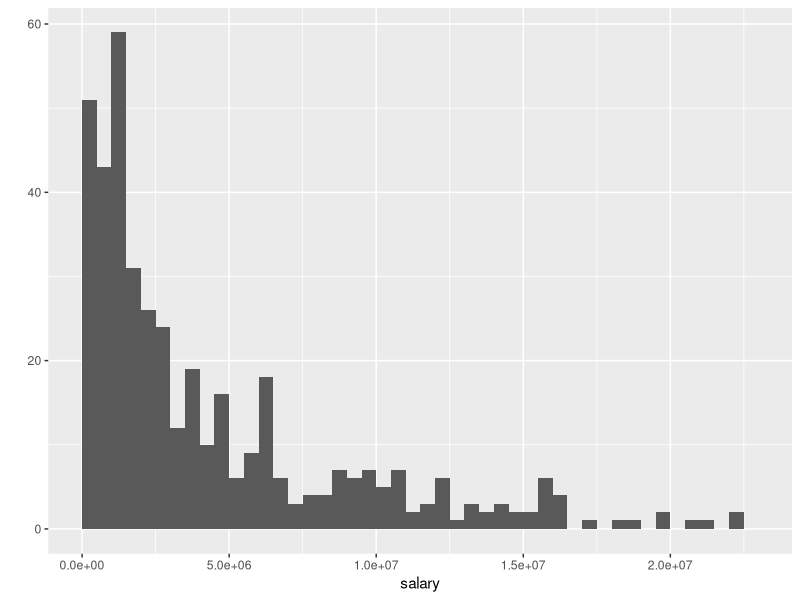
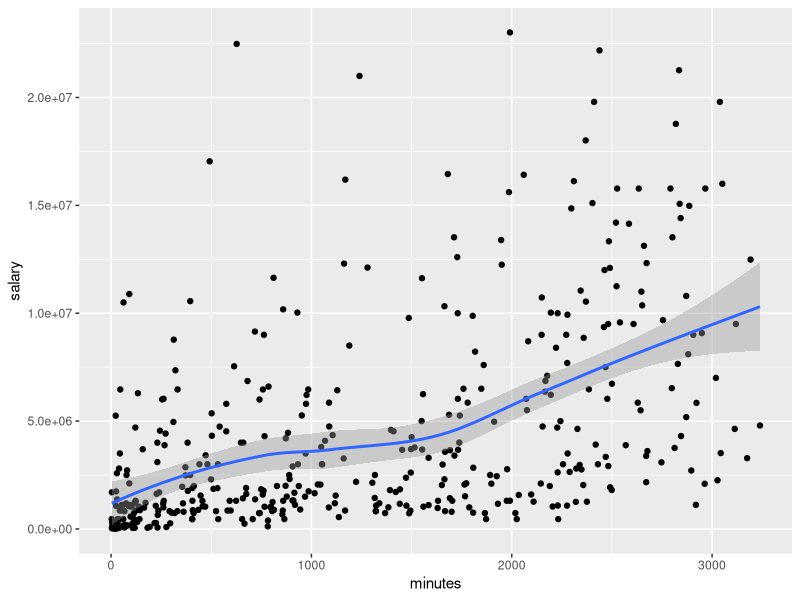
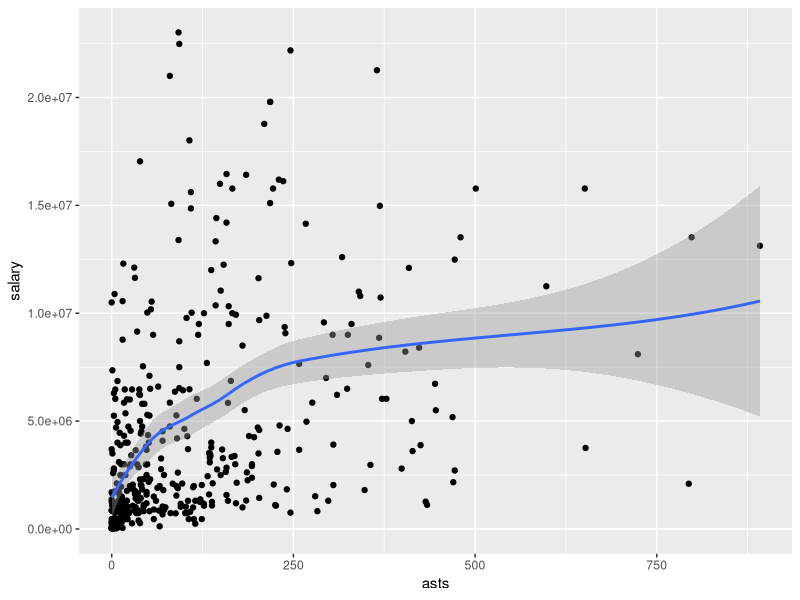
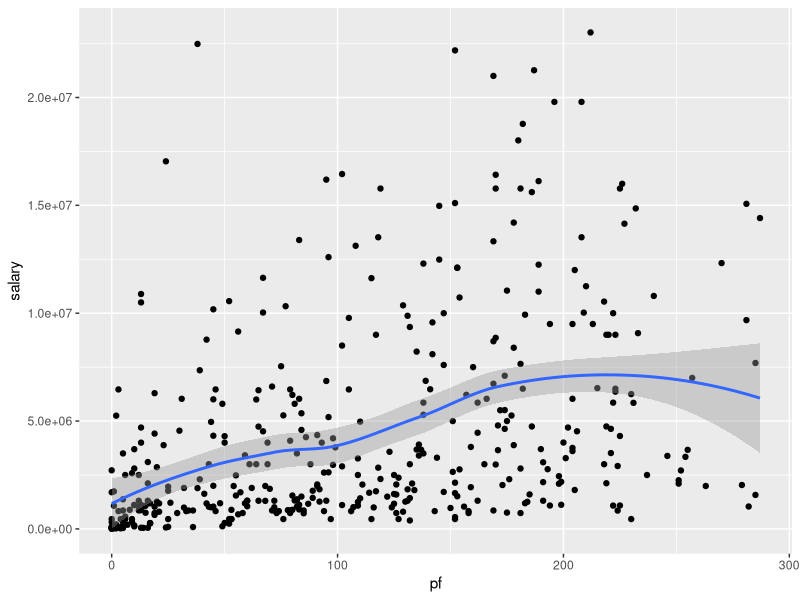
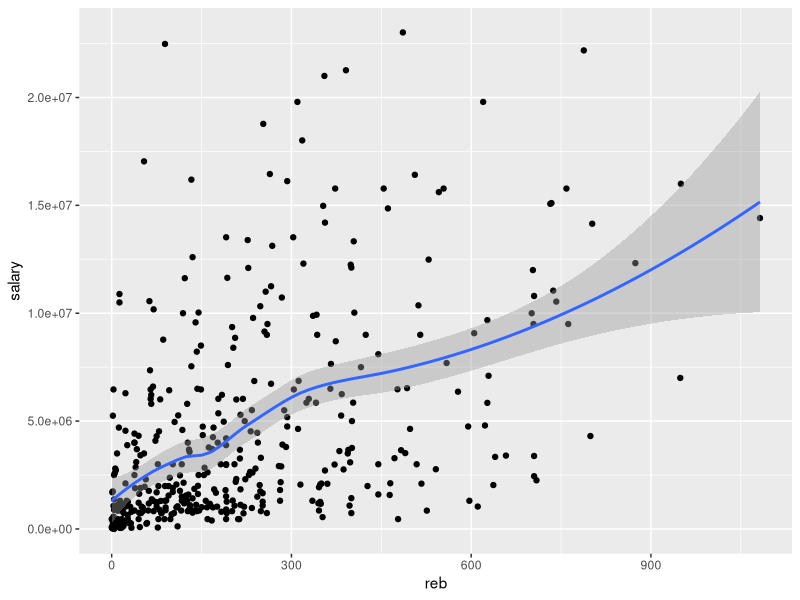
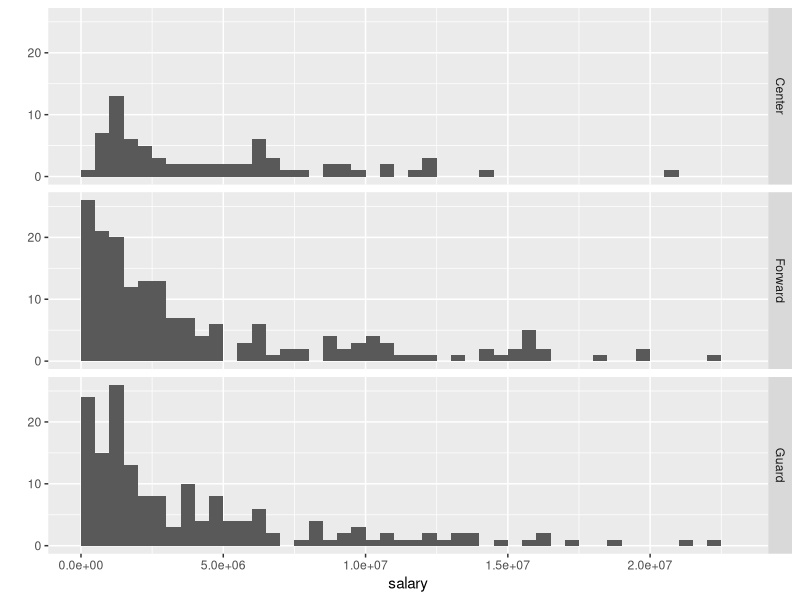
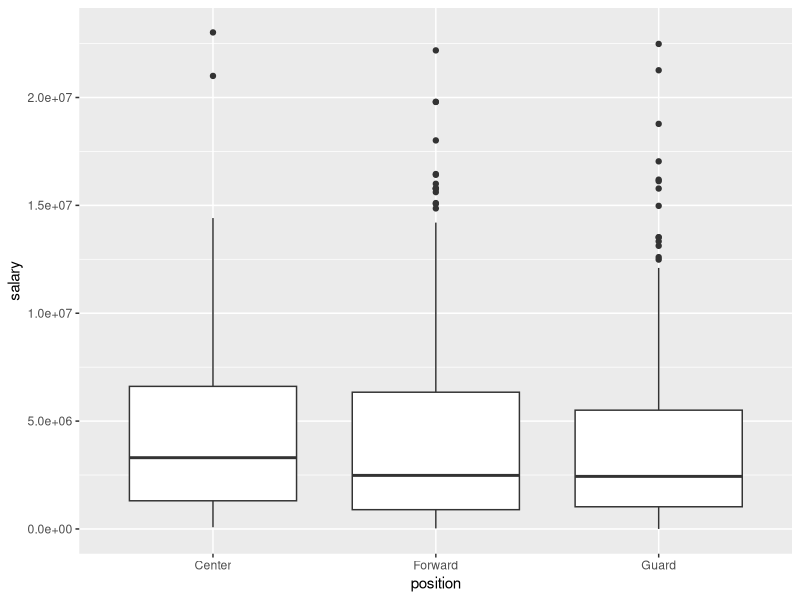
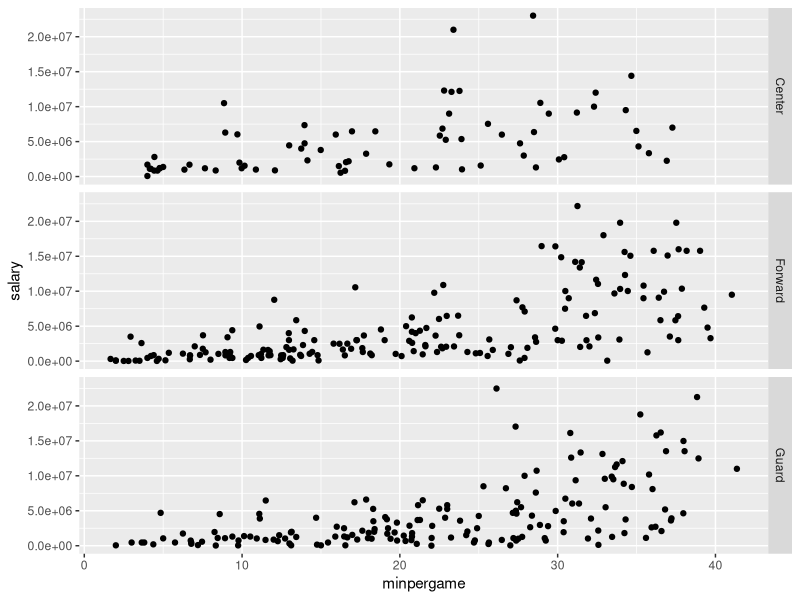

Reproduce these figures in R, in order.
 #Load  data, the 'bb-2009-all-correct TOT calculated.csv' is the one no duplicats, just 408 observation with 2 players have two position in total
bb<-read.csv('bb-2009-all-correct.csv')

#Generate_Statistics
fgprct<-bb$fgm/bb$fga
ftprct<-bb$ftm/bb$fga
tpprct<-bb$tpm/bb$tpa
minpergame<-bb$minutes/bb$gp

tpmpergame<-bb$tpm/bb$gp

fgmpergame<-bb$fgm/bb$gp


#Summary
summary(bb)


library(ggplot2)
## Initial Exploration Plots
qplot(bb$salary,data=bb,geom="histogram",xlab="salary",breaks=seq(0,23000000,500000))
#As expected, the salary histogram is severely skewed to the right. The range of salaries is very large, and often there are only a few key players to a team
qplot(minutes, salary, data = bb, geom = c('point', 'smooth'))
#Here we will start to see a trend that is common throughout this dataset, which is high variance.  The increase in salary as a function of the minutes played is true on average, but very uncertain for prediction.  It is important to note that the corelation is linear.
qplot(asts, salary, data = bb, geom = c('point', 'smooth'))
#This plot exposes a high density of players with fewer assists.  It appears that there is a strong positive correlation when assists are fewer than 200.  After this point the variance increases greatly and correlation is decreased to almost zero.  This makes intuitive sense, because the less dominate players will likely get paid more if they are good support for the higher paid players. Likewise, higher paid players generally should be scoring points and having fewer assists.  This is shown by the triangular shape of the scatterplot.  
qplot(pf, salary, data = bb, geom = c('point', 'smooth'))
#Since some personal fouls can be strategic and others are mistakes of tempermental players, it is not surprising that this data has a large variace. Since some positions might have more strategic reason to foul, it may be interesting to observe this plot seperated by possition type. 
qplot(reb, salary, data = bb, geom = c('point', 'smooth'))
#Once again, this statistic is very dependent on the position.  Although we see a possitive correlation here, we expect that the possition specific plots will be more clear.

## Plots by position
qplot(bb$salary,data=bb,geom="histogram",xlab="salary",breaks=seq(0,23000000,500000),facets = position~.)
qplot(position, salary,data=bb,geom="boxplot")
qplot(minpergame, salary, data = bb,facets = position~.)
#accross all of the positions we see a general increasing increase in salary as minutes per game increases.  The most sensitive position is guard.  It is possible that the reason for this is that guards who can stay in a game longer are more valuable.  Endurance may not be as important for a player that moves less, like the center.
qplot(asts, salary, data = bb,facets = position~.)
#The first thing we see here is that salary is clearly possitively correlated to assists.  The second attention grabbing detail is the likelihood of guards to have more assists than the other two possitions.  Third, it appears that there are two groups of centers.  The reason for this split is not very clear. Finally, there exists one forward who is a clear outlier for the number of assists he makes.  If the value of a player is well represented by this correlation, perhaps scouts should seek out this player.
qplot(reb, salary, data = bb, facets = position~.)
#It is clear that forwards and centers have the highest frequency of players with lots of rebounds.  The correlation amongst all possitions is similar and not very strong.

## plots by team
qplot(minutes, salary, data = bb, geom = c('point', 'smooth'), facets=~team)
qplot(pts, salary, data = bb, geom = c('point', 'smooth'), facets=~team)
qplot(fgm/fga, salary, data = bb, geom = c('point', 'smooth'), facets=~team)
qplot(reb, salary, data = bb, geom = c('point', 'smooth'), facets=~team)



# Regression

summary(lm(salary~minutes+position+fgm+fga+ftm+fta+tpm+tpm+tpprct+fgprct+ftprct+minpergame+tpmpergame+fgmpergame,data=bb))

summary(lm(salary~gp + minutes + position + pts + oreb + dreb + reb + 
    asts + stl + blk + turnover + pf + fga + fgm + fta + ftm + 
    tpa + tpm + minpergame + tpmpergame + fgmpergame, data = bb))

bb_rebfit <- lm(salary~minutes,data=bb)
summary(bb_rebfit)

bb_tpmfit <- lm(salary~asts,data=bb)
summary(bb_tpmfit)

summary(lm(salary~position,data=bb))

summary(lm(salary~dreb,data=bb))

summary(lm(salary~dreb,data=bb))

summary(lm(salary~fta,data=bb))

summary(lm(salary~minpergame,data=bb))

summary(lm(salary~fgmpergame,data=bb))

summary(lm(salary~tpmpergame,data=bb))

bb_6fit <- lm(salary~minpergame+gp+oreb+dreb+asts+stl+turnover,data=bb)
summary(bb_6fit)

# model searching
